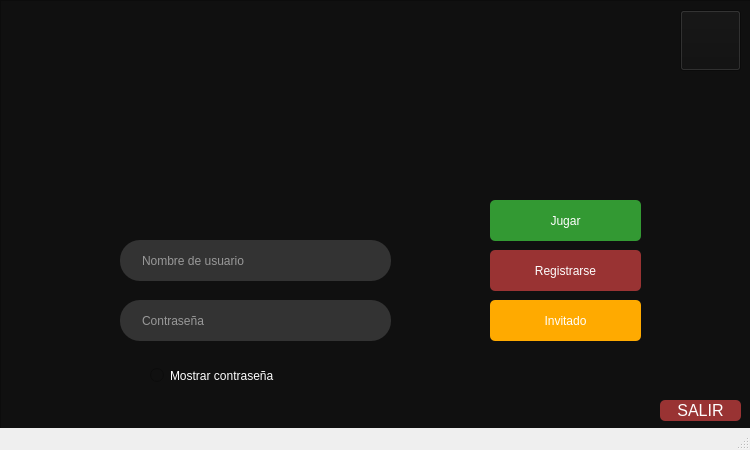
<?xml version="1.0" encoding="UTF-8"?>
<ui version="4.0">
 <class>Sesion</class>
 <widget class="QMainWindow" name="Sesion">
  <property name="geometry">
   <rect>
    <x>0</x>
    <y>0</y>
    <width>750</width>
    <height>450</height>
   </rect>
  </property>
  <property name="maximumSize">
   <size>
    <width>750</width>
    <height>450</height>
   </size>
  </property>
  <property name="windowTitle">
   <string>HOOK HIT</string>
  </property>
  <widget class="QWidget" name="centralwidget">
   <widget class="QFrame" name="frame_2">
    <property name="geometry">
     <rect>
      <x>0</x>
      <y>0</y>
      <width>751</width>
      <height>451</height>
     </rect>
    </property>
    <property name="styleSheet">
     <string notr="true">background: #101010;</string>
    </property>
    <property name="frameShape">
     <enum>QFrame::StyledPanel</enum>
    </property>
    <property name="frameShadow">
     <enum>QFrame::Raised</enum>
    </property>
    <widget class="QLabel" name="label_4">
     <property name="geometry">
      <rect>
       <x>220</x>
       <y>30</y>
       <width>311</width>
       <height>121</height>
      </rect>
     </property>
     <property name="font">
      <font>
       <pointsize>26</pointsize>
       <italic>false</italic>
       <bold>false</bold>
      </font>
     </property>
     <property name="styleSheet">
      <string notr="true">border-image: url(:/Imagenes/Titulo);</string>
     </property>
     <property name="text">
      <string/>
     </property>
    </widget>
    <widget class="QLineEdit" name="usernameBox">
     <property name="geometry">
      <rect>
       <x>120</x>
       <y>240</y>
       <width>271</width>
       <height>41</height>
      </rect>
     </property>
     <property name="palette">
      <palette>
       <active>
        <colorrole role="WindowText">
         <brush brushstyle="SolidPattern">
          <color alpha="255">
           <red>254</red>
           <green>254</green>
           <blue>254</blue>
          </color>
         </brush>
        </colorrole>
        <colorrole role="Button">
         <brush brushstyle="SolidPattern">
          <color alpha="255">
           <red>51</red>
           <green>51</green>
           <blue>51</blue>
          </color>
         </brush>
        </colorrole>
        <colorrole role="Text">
         <brush brushstyle="SolidPattern">
          <color alpha="255">
           <red>254</red>
           <green>254</green>
           <blue>254</blue>
          </color>
         </brush>
        </colorrole>
        <colorrole role="ButtonText">
         <brush brushstyle="SolidPattern">
          <color alpha="255">
           <red>254</red>
           <green>254</green>
           <blue>254</blue>
          </color>
         </brush>
        </colorrole>
        <colorrole role="Base">
         <brush brushstyle="SolidPattern">
          <color alpha="255">
           <red>51</red>
           <green>51</green>
           <blue>51</blue>
          </color>
         </brush>
        </colorrole>
        <colorrole role="Window">
         <brush brushstyle="SolidPattern">
          <color alpha="255">
           <red>51</red>
           <green>51</green>
           <blue>51</blue>
          </color>
         </brush>
        </colorrole>
        <colorrole role="PlaceholderText">
         <brush brushstyle="SolidPattern">
          <color alpha="255">
           <red>254</red>
           <green>254</green>
           <blue>254</blue>
          </color>
         </brush>
        </colorrole>
       </active>
       <inactive>
        <colorrole role="WindowText">
         <brush brushstyle="SolidPattern">
          <color alpha="255">
           <red>254</red>
           <green>254</green>
           <blue>254</blue>
          </color>
         </brush>
        </colorrole>
        <colorrole role="Button">
         <brush brushstyle="SolidPattern">
          <color alpha="255">
           <red>51</red>
           <green>51</green>
           <blue>51</blue>
          </color>
         </brush>
        </colorrole>
        <colorrole role="Text">
         <brush brushstyle="SolidPattern">
          <color alpha="255">
           <red>254</red>
           <green>254</green>
           <blue>254</blue>
          </color>
         </brush>
        </colorrole>
        <colorrole role="ButtonText">
         <brush brushstyle="SolidPattern">
          <color alpha="255">
           <red>254</red>
           <green>254</green>
           <blue>254</blue>
          </color>
         </brush>
        </colorrole>
        <colorrole role="Base">
         <brush brushstyle="SolidPattern">
          <color alpha="255">
           <red>51</red>
           <green>51</green>
           <blue>51</blue>
          </color>
         </brush>
        </colorrole>
        <colorrole role="Window">
         <brush brushstyle="SolidPattern">
          <color alpha="255">
           <red>51</red>
           <green>51</green>
           <blue>51</blue>
          </color>
         </brush>
        </colorrole>
        <colorrole role="PlaceholderText">
         <brush brushstyle="SolidPattern">
          <color alpha="255">
           <red>254</red>
           <green>254</green>
           <blue>254</blue>
          </color>
         </brush>
        </colorrole>
       </inactive>
       <disabled>
        <colorrole role="WindowText">
         <brush brushstyle="SolidPattern">
          <color alpha="255">
           <red>254</red>
           <green>254</green>
           <blue>254</blue>
          </color>
         </brush>
        </colorrole>
        <colorrole role="Button">
         <brush brushstyle="SolidPattern">
          <color alpha="255">
           <red>51</red>
           <green>51</green>
           <blue>51</blue>
          </color>
         </brush>
        </colorrole>
        <colorrole role="Text">
         <brush brushstyle="SolidPattern">
          <color alpha="255">
           <red>254</red>
           <green>254</green>
           <blue>254</blue>
          </color>
         </brush>
        </colorrole>
        <colorrole role="ButtonText">
         <brush brushstyle="SolidPattern">
          <color alpha="255">
           <red>254</red>
           <green>254</green>
           <blue>254</blue>
          </color>
         </brush>
        </colorrole>
        <colorrole role="Base">
         <brush brushstyle="SolidPattern">
          <color alpha="255">
           <red>51</red>
           <green>51</green>
           <blue>51</blue>
          </color>
         </brush>
        </colorrole>
        <colorrole role="Window">
         <brush brushstyle="SolidPattern">
          <color alpha="255">
           <red>51</red>
           <green>51</green>
           <blue>51</blue>
          </color>
         </brush>
        </colorrole>
        <colorrole role="PlaceholderText">
         <brush brushstyle="SolidPattern">
          <color alpha="255">
           <red>254</red>
           <green>254</green>
           <blue>254</blue>
          </color>
         </brush>
        </colorrole>
       </disabled>
      </palette>
     </property>
     <property name="font">
      <font>
       <kerning>true</kerning>
      </font>
     </property>
     <property name="layoutDirection">
      <enum>Qt::LeftToRight</enum>
     </property>
     <property name="styleSheet">
      <string notr="true">padding-left: 20px;
padding-right: 20px;
border-radius: 20px;
background: #333;
color: #fefefe;</string>
     </property>
     <property name="text">
      <string/>
     </property>
     <property name="frame">
      <bool>false</bool>
     </property>
     <property name="cursorPosition">
      <number>0</number>
     </property>
     <property name="placeholderText">
      <string>Nombre de usuario</string>
     </property>
    </widget>
    <widget class="QLineEdit" name="passwordBox">
     <property name="geometry">
      <rect>
       <x>120</x>
       <y>300</y>
       <width>271</width>
       <height>41</height>
      </rect>
     </property>
     <property name="palette">
      <palette>
       <active>
        <colorrole role="WindowText">
         <brush brushstyle="SolidPattern">
          <color alpha="255">
           <red>254</red>
           <green>254</green>
           <blue>254</blue>
          </color>
         </brush>
        </colorrole>
        <colorrole role="Button">
         <brush brushstyle="SolidPattern">
          <color alpha="255">
           <red>51</red>
           <green>51</green>
           <blue>51</blue>
          </color>
         </brush>
        </colorrole>
        <colorrole role="Text">
         <brush brushstyle="SolidPattern">
          <color alpha="255">
           <red>254</red>
           <green>254</green>
           <blue>254</blue>
          </color>
         </brush>
        </colorrole>
        <colorrole role="ButtonText">
         <brush brushstyle="SolidPattern">
          <color alpha="255">
           <red>254</red>
           <green>254</green>
           <blue>254</blue>
          </color>
         </brush>
        </colorrole>
        <colorrole role="Base">
         <brush brushstyle="SolidPattern">
          <color alpha="255">
           <red>51</red>
           <green>51</green>
           <blue>51</blue>
          </color>
         </brush>
        </colorrole>
        <colorrole role="Window">
         <brush brushstyle="SolidPattern">
          <color alpha="255">
           <red>51</red>
           <green>51</green>
           <blue>51</blue>
          </color>
         </brush>
        </colorrole>
        <colorrole role="PlaceholderText">
         <brush brushstyle="SolidPattern">
          <color alpha="255">
           <red>254</red>
           <green>254</green>
           <blue>254</blue>
          </color>
         </brush>
        </colorrole>
       </active>
       <inactive>
        <colorrole role="WindowText">
         <brush brushstyle="SolidPattern">
          <color alpha="255">
           <red>254</red>
           <green>254</green>
           <blue>254</blue>
          </color>
         </brush>
        </colorrole>
        <colorrole role="Button">
         <brush brushstyle="SolidPattern">
          <color alpha="255">
           <red>51</red>
           <green>51</green>
           <blue>51</blue>
          </color>
         </brush>
        </colorrole>
        <colorrole role="Text">
         <brush brushstyle="SolidPattern">
          <color alpha="255">
           <red>254</red>
           <green>254</green>
           <blue>254</blue>
          </color>
         </brush>
        </colorrole>
        <colorrole role="ButtonText">
         <brush brushstyle="SolidPattern">
          <color alpha="255">
           <red>254</red>
           <green>254</green>
           <blue>254</blue>
          </color>
         </brush>
        </colorrole>
        <colorrole role="Base">
         <brush brushstyle="SolidPattern">
          <color alpha="255">
           <red>51</red>
           <green>51</green>
           <blue>51</blue>
          </color>
         </brush>
        </colorrole>
        <colorrole role="Window">
         <brush brushstyle="SolidPattern">
          <color alpha="255">
           <red>51</red>
           <green>51</green>
           <blue>51</blue>
          </color>
         </brush>
        </colorrole>
        <colorrole role="PlaceholderText">
         <brush brushstyle="SolidPattern">
          <color alpha="255">
           <red>254</red>
           <green>254</green>
           <blue>254</blue>
          </color>
         </brush>
        </colorrole>
       </inactive>
       <disabled>
        <colorrole role="WindowText">
         <brush brushstyle="SolidPattern">
          <color alpha="255">
           <red>254</red>
           <green>254</green>
           <blue>254</blue>
          </color>
         </brush>
        </colorrole>
        <colorrole role="Button">
         <brush brushstyle="SolidPattern">
          <color alpha="255">
           <red>51</red>
           <green>51</green>
           <blue>51</blue>
          </color>
         </brush>
        </colorrole>
        <colorrole role="Text">
         <brush brushstyle="SolidPattern">
          <color alpha="255">
           <red>254</red>
           <green>254</green>
           <blue>254</blue>
          </color>
         </brush>
        </colorrole>
        <colorrole role="ButtonText">
         <brush brushstyle="SolidPattern">
          <color alpha="255">
           <red>254</red>
           <green>254</green>
           <blue>254</blue>
          </color>
         </brush>
        </colorrole>
        <colorrole role="Base">
         <brush brushstyle="SolidPattern">
          <color alpha="255">
           <red>51</red>
           <green>51</green>
           <blue>51</blue>
          </color>
         </brush>
        </colorrole>
        <colorrole role="Window">
         <brush brushstyle="SolidPattern">
          <color alpha="255">
           <red>51</red>
           <green>51</green>
           <blue>51</blue>
          </color>
         </brush>
        </colorrole>
        <colorrole role="PlaceholderText">
         <brush brushstyle="SolidPattern">
          <color alpha="255">
           <red>254</red>
           <green>254</green>
           <blue>254</blue>
          </color>
         </brush>
        </colorrole>
       </disabled>
      </palette>
     </property>
     <property name="font">
      <font>
       <kerning>true</kerning>
      </font>
     </property>
     <property name="layoutDirection">
      <enum>Qt::LeftToRight</enum>
     </property>
     <property name="styleSheet">
      <string notr="true">padding-left: 20px;
padding-right: 20px;
border-radius: 20px;
background: #333;
color: #fefefe;</string>
     </property>
     <property name="inputMethodHints">
      <set>Qt::ImhHiddenText|Qt::ImhNoAutoUppercase|Qt::ImhNoPredictiveText|Qt::ImhSensitiveData</set>
     </property>
     <property name="inputMask">
      <string/>
     </property>
     <property name="text">
      <string/>
     </property>
     <property name="frame">
      <bool>false</bool>
     </property>
     <property name="echoMode">
      <enum>QLineEdit::Password</enum>
     </property>
     <property name="cursorPosition">
      <number>0</number>
     </property>
     <property name="placeholderText">
      <string>Contraseña</string>
     </property>
    </widget>
    <widget class="QPushButton" name="loginButton">
     <property name="geometry">
      <rect>
       <x>490</x>
       <y>200</y>
       <width>151</width>
       <height>41</height>
      </rect>
     </property>
     <property name="styleSheet">
      <string notr="true">Padding: 1px;
font: 16pt &quot;MV Boli&quot;;
Border-radius: 5px;
Background: #393;
Color: #fefefe;</string>
     </property>
     <property name="text">
      <string>Jugar</string>
     </property>
    </widget>
    <widget class="QPushButton" name="regButton">
     <property name="geometry">
      <rect>
       <x>490</x>
       <y>250</y>
       <width>151</width>
       <height>41</height>
      </rect>
     </property>
     <property name="styleSheet">
      <string notr="true">Padding: 1px;
font: 16pt &quot;MV Boli&quot;;
Border-radius: 5px;
Background: #933;
Color: #fefefe;</string>
     </property>
     <property name="text">
      <string>Registrarse</string>
     </property>
    </widget>
    <widget class="QLabel" name="label_7">
     <property name="geometry">
      <rect>
       <x>180</x>
       <y>160</y>
       <width>61</width>
       <height>61</height>
      </rect>
     </property>
     <property name="styleSheet">
      <string notr="true">border-image: url(:/Imagenes/player1.png);</string>
     </property>
     <property name="text">
      <string/>
     </property>
    </widget>
    <widget class="QPushButton" name="loginButton_2">
     <property name="geometry">
      <rect>
       <x>490</x>
       <y>300</y>
       <width>151</width>
       <height>41</height>
      </rect>
     </property>
     <property name="styleSheet">
      <string notr="true">Padding: 1px;
font: 16pt &quot;MV Boli&quot;;
Border-radius: 5px;
Background: #ffaa00;
Color: #fefefe;</string>
     </property>
     <property name="text">
      <string>Invitado</string>
     </property>
    </widget>
    <widget class="QPushButton" name="pushButton">
     <property name="geometry">
      <rect>
       <x>680</x>
       <y>10</y>
       <width>61</width>
       <height>61</height>
      </rect>
     </property>
     <property name="styleSheet">
      <string notr="true">border-image: url(:/Imagenes/info icon);</string>
     </property>
     <property name="text">
      <string/>
     </property>
    </widget>
    <widget class="QRadioButton" name="show_pass">
     <property name="geometry">
      <rect>
       <x>130</x>
       <y>360</y>
       <width>201</width>
       <height>31</height>
      </rect>
     </property>
     <property name="layoutDirection">
      <enum>Qt::LeftToRight</enum>
     </property>
     <property name="styleSheet">
      <string notr="true">padding-left: 20px;
padding-right: 20px;
border-radius: 20px;
color: #fefefe;
radius-background-color: rgb(51, 51, 51);</string>
     </property>
     <property name="text">
      <string>Mostrar contraseña</string>
     </property>
    </widget>
    <widget class="QLabel" name="label_8">
     <property name="geometry">
      <rect>
       <x>280</x>
       <y>160</y>
       <width>61</width>
       <height>61</height>
      </rect>
     </property>
     <property name="styleSheet">
      <string notr="true">border-image: url(:/Imagenes/player2.png);</string>
     </property>
     <property name="text">
      <string/>
     </property>
    </widget>
    <widget class="QPushButton" name="SALIR">
     <property name="geometry">
      <rect>
       <x>660</x>
       <y>400</y>
       <width>81</width>
       <height>21</height>
      </rect>
     </property>
     <property name="font">
      <font>
       <pointsize>12</pointsize>
       <italic>false</italic>
       <bold>false</bold>
      </font>
     </property>
     <property name="styleSheet">
      <string notr="true">Padding: 1px;
font: 12pt &quot;MV Boli&quot;;
Border-radius: 5px;
Background: #933;
Color: #fefefe;</string>
     </property>
     <property name="text">
      <string>SALIR</string>
     </property>
    </widget>
   </widget>
  </widget>
  <widget class="QStatusBar" name="statusbar"/>
 </widget>
 <resources/>
 <connections/>
</ui>
